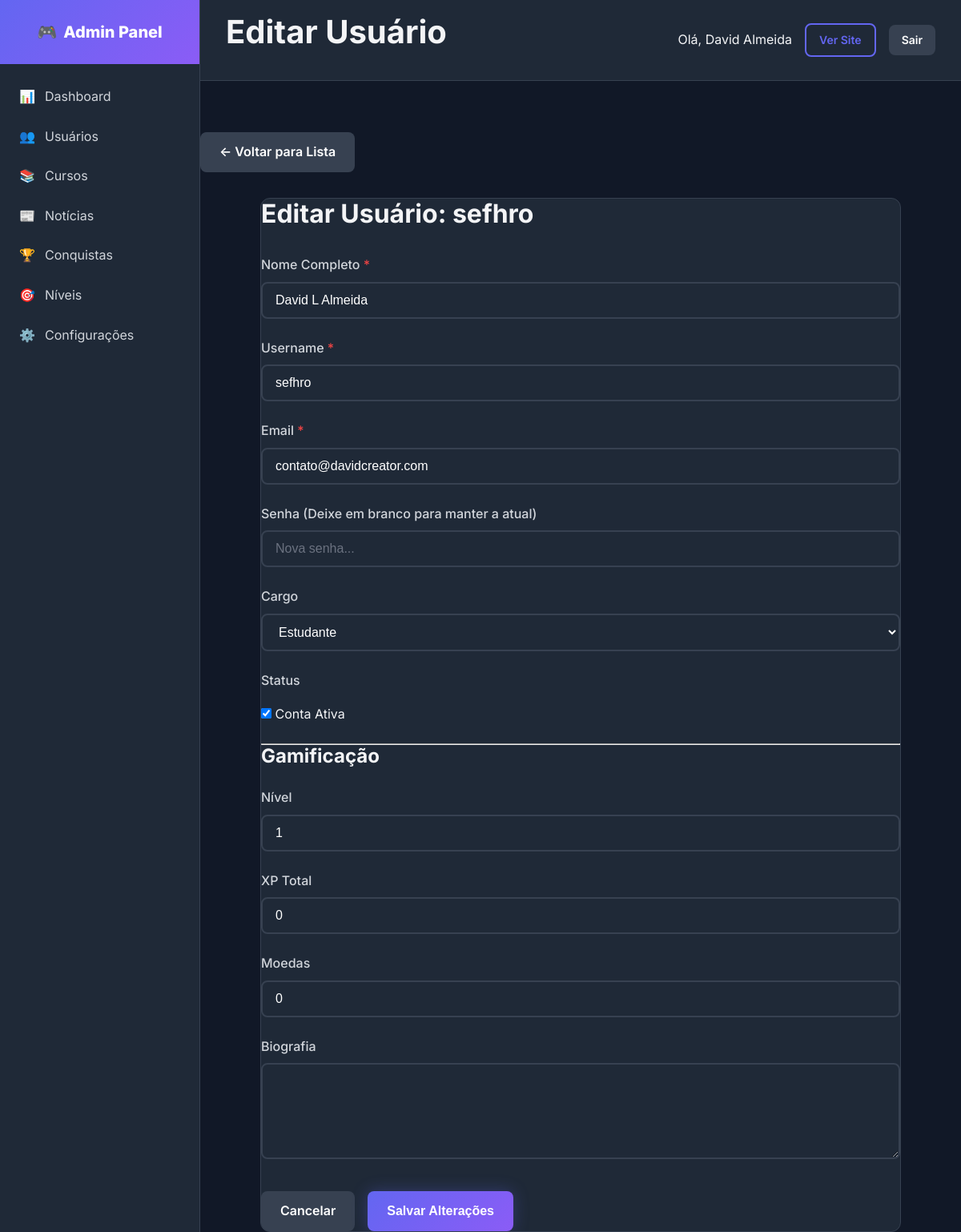
Screenshot of /admin/users/user-edit.php?id=2 (signed in) with the database file from the repository.
### tables this page shows
CREATE TABLE IF NOT EXISTS `users` (
  `id` int NOT NULL AUTO_INCREMENT,
  `username` varchar(50) NOT NULL,
  `email` varchar(100) NOT NULL,
  `password` varchar(255) NOT NULL,
  `full_name` varchar(100) NOT NULL,
  `avatar` varchar(255) DEFAULT 'default.png',
  `role` enum('student','instructor','admin') DEFAULT 'student',
  `xp_total` int DEFAULT '0',
  `level` int DEFAULT '1',
  `streak_days` int DEFAULT '0',
  `last_activity` date DEFAULT NULL,
  `coins` int DEFAULT '0',
  `bio` text,
  `github_url` varchar(255) DEFAULT NULL,
  `linkedin_url` varchar(255) DEFAULT NULL,
  `is_active` tinyint(1) DEFAULT '1',
  `email_verified` tinyint(1) DEFAULT '0',
  `created_at` timestamp NULL DEFAULT CURRENT_TIMESTAMP,
  `updated_at` timestamp NULL DEFAULT CURRENT_TIMESTAMP ON UPDATE CURRENT_TIMESTAMP,
  PRIMARY KEY (`id`),
  UNIQUE KEY `username` (`username`),
  UNIQUE KEY `email` (`email`),
  KEY `idx_username` (`username`),
  KEY `idx_email` (`email`),
  KEY `idx_xp` (`xp_total`)
);

### includes/functions.php (called while the page is built, shortened)
<?php
if (!function_exists('url')) {
    function url(string $path = ''): string {
        $baseUrl = defined('BASE_URL') ? BASE_URL : 'http://localhost/gamedev-academy/';
        return rtrim($baseUrl, '/') . '/' . ltrim($path, '/');
    }
}
if (!function_exists('asset')) {
    function asset(string $path): string {
        $path = ltrim($path, '/');
        $protocol = (!empty($_SERVER['HTTPS']) && $_SERVER['HTTPS'] === 'on') ? 'https://' : 'http://';
        $host = $_SERVER['HTTP_HOST'] ?? 'localhost';
        $scriptName = $_SERVER['SCRIPT_NAME'];
        $pathParts = explode('/', trim($scriptName, '/'));
        $projectFolder = $pathParts[0] ?? '';
        if (!empty($projectFolder) && $projectFolder !== 'index.php') {
            return $protocol . $host . '/' . $projectFolder . '/assets/' . $path;
        }
        return $protocol . $host . '/assets/' . $path;
    }
}
if (!function_exists('escape')) {
    function escape(?string $string): string {
        return htmlspecialchars($string, ENT_QUOTES | ENT_HTML5, 'UTF-8');
    }
}
?>

### classes/Database.php (called while the page is built, shortened)
<?php
class Database {
    private static $instance = null;
    private $pdo;
    private function __construct() {
        try {
            $dsn = "mysql:host=" . DB_HOST . ";dbname=" . DB_NAME . ";charset=" . DB_CHARSET;
            $options = [
                PDO::ATTR_ERRMODE => PDO::ERRMODE_EXCEPTION,
                PDO::ATTR_DEFAULT_FETCH_MODE => PDO::FETCH_ASSOC,
                PDO::ATTR_EMULATE_PREPARES => false,
            ];
            $this->pdo = new PDO($dsn, DB_USER, DB_PASS, $options);
        } catch (PDOException $e) {
            die("Erro de conexão: " . $e->getMessage());
        }
    }
    public static function getInstance(): self {
        if (self::$instance === null) {
            self::$instance = new self();
        }
        return self::$instance;
    }
    public function query(string $sql, array $params = []): PDOStatement {
        $stmt = $this->pdo->prepare($sql);
        $stmt->execute($params);
        return $stmt;
    }
    public function fetch(string $sql, array $params = []): ?array {
        return $this->query($sql, $params)->fetch() ?: null;
    }
}

### classes/Auth.php (called while the page is built, shortened)
<?php
require_once __DIR__ . '/Database.php';
require_once __DIR__ . '/User.php';
class Auth {
    private $user;
    public function __construct() {
        $this->user = new User();
    }
    public function isLoggedIn(): bool {
        if (isset($_SESSION['user_id'])) {
            return true;
        }
        return false;
    }
    public function getCurrentUser(): ?array {
        return $this->user->find($_SESSION['user_id']);
    }
}

### classes/User.php (called while the page is built, shortened)
<?php
class User {
    private $db;
    public function __construct() {
        $this->db = Database::getInstance();
    }
    public function find(int $id): ?array {
        return $this->db->fetch("SELECT * FROM users WHERE id = ?", [$id]);
    }
}

### admin/users/user-edit.php (the view, shortened to what this page needs)
<?php
$pageTitle = 'Editar Usuário';
include '../includes/header.php';
$id = intval($_GET['id'] ?? 0);
$userModel = new User();
$user = $userModel->find($id);
?>
<div class="mb-4">
    <a href="<?= url('admin/users.php') ?>" class="btn btn-secondary">← Voltar para Lista</a>
</div>
<div class="card p-4" style="max-width: 800px; margin: 0 auto;">
    <h2 class="mb-4">Editar Usuário: <?= escape($user['username']) ?></h2>
    <form method="POST">
        <div class="row">
            <div class="col-md-6 mb-3">
                <label class="form-label">Nome Completo <span class="text-danger">*</span></label>
                <input type="text" name="full_name" class="form-control"
                       value="<?= escape($user['full_name']) ?>" required>
            </div>
            <div class="col-md-6 mb-3">
                <label class="form-label">Username <span class="text-danger">*</span></label>
                <input type="text" name="username" class="form-control"
                       value="<?= escape($user['username']) ?>" required>
            </div>
        </div>
        <div class="mb-3">
            <label class="form-label">Email <span class="text-danger">*</span></label>
            <input type="email" name="email" class="form-control"
                   value="<?= escape($user['email']) ?>" required>
        </div>
        <div class="mb-3">
            <label class="form-label">Senha (Deixe em branco para manter a atual)</label>
            <input type="password" name="password" class="form-control"
                   placeholder="Nova senha...">
        </div>
        <div class="row">
            <div class="col-md-6 mb-3">
                <label class="form-label">Cargo</label>
                <select name="role" class="form-control">
                    <option value="student" <?= $user['role'] === 'student' ? 'selected' : '' ?>>Estudante</option>
                </select>
            </div>
            <div class="col-md-6 mb-3">
                <label class="form-label">Status</label>
                <div class="form-check mt-2">
                    <input type="checkbox" name="is_active" id="is_active" class="form-check-input"
                           <?= $user['is_active'] ? 'checked' : '' ?>>
                    <label class="form-check-label" for="is_active">Conta Ativa</label>
                </div>
            </div>
        </div>
        <hr class="my-4">
        <h3 class="mb-3">Gamificação</h3>
        <div class="row">
            <div class="col-md-4 mb-3">
                <label class="form-label">Nível</label>
                <input type="number" name="level" class="form-control" min="1"
                       value="<?= $user['level'] ?>">
            </div>
            <div class="col-md-4 mb-3">
                <label class="form-label">XP Total</label>
                <input type="number" name="xp_total" class="form-control" min="0"
                       value="<?= $user['xp_total'] ?>">
            </div>
            <div class="col-md-4 mb-3">
                <label class="form-label">Moedas</label>
                <input type="number" name="coins" class="form-control" min="0"
                       value="<?= $user['coins'] ?>">
            </div>
        </div>
        <div class="mb-3">
            <label class="form-label">Biografia</label>
            <textarea name="bio" class="form-control" rows="4"><?= escape($user['bio'] ?? '') ?></textarea>
        </div>
        <div class="d-flex justify-end gap-2 mt-4">
            <a href="<?= url('admin/users.php') ?>" class="btn btn-secondary">Cancelar</a>
            <button type="submit" class="btn btn-primary">Salvar Alterações</button>
        </div>
    </form>
</div>
<?php include '../includes/footer.php'; ?>

### admin/includes/header.php (shortened to what this page needs)
<?php
require_once __DIR__ . '/../../config/database.php';
require_once __DIR__ . '/../../classes/Database.php';
require_once __DIR__ . '/../../classes/User.php';
require_once __DIR__ . '/../../classes/Auth.php';
require_once __DIR__ . '/../../classes/News.php';
require_once __DIR__ . '/../../includes/functions.php';
$auth = new Auth();
$auth->requireAdmin();
$currentUser = $auth->getCurrentUser();
?>
<!DOCTYPE html>
<html lang="pt-BR">
<head>
    <link rel="stylesheet" href="<?= asset('css/main.css') ?>">
    <link rel="stylesheet" href="<?= asset('css/admin.css') ?>">
<?php
    if (class_exists('EditorJSLoader')) {
        EditorJSLoader::renderStyles();
    }
?>
</head>
<body>
    <div class="admin-layout">
        <?php include __DIR__ . '/sidebar.php'; ?>
        <main class="admin-main">
            <div class="admin-header">
                <h1><?= $pageTitle ?? 'Dashboard' ?></h1>
                <div class="d-flex align-center gap-2">
                    <span>Olá, <?= escape($currentUser['full_name']) ?></span>
                    <a href="<?= url() ?>" class="btn btn-sm btn-outline">Ver Site</a>
                    <a href="<?= url('logout.php') ?>" class="btn btn-sm btn-secondary">Sair</a>
                </div>
            </div>
            <div class="admin-content"></div>

### assets/css/main.css (style rules this page uses)
:root { --primary: #6366f1; --primary-dark: #4f46e5; --primary-light: #818cf8; --secondary: #10b981; --accent: #f59e0b; --danger: #ef4444; --warning: #f59e0b; --success: #10b981; --dark: #1e1e2e; --dark-light: #2a2a3e; --gray-900: #111827; --gray-800: #1f2937; --gray-700: #374151; --gray-600: #4b5563; --gray-500: #6b7280; --gray-400: #9ca3af; --gray-300: #d1d5db; --gray-200: #e5e7eb; --gray-100: #f3f4f6; --white: #ffffff; --gradient-primary: linear-gradient(135deg, #6366f1 0%, #8b5cf6 100%); --gradient-secondary: linear-gradient(135deg, #10b981 0%, #34d399 100%); --gradient-dark: linear-gradient(135deg, #1e1e2e 0%, #2a2a3e 100%); --gradient-hero: linear-gradient(135deg, #1e1e2e 0%, #2d1b69 50%, #1e1e2e 100%); --shadow-sm: 0 1px 2px rgba(0, 0, 0, 0.05); --shadow: 0 4px 6px -1px rgba(0, 0, 0, 0.1); --shadow-md: 0 10px 15px -3px rgba(0, 0, 0, 0.1); --shadow-lg: 0 20px 25px -5px rgba(0, 0, 0, 0.1); --shadow-glow: 0 0 20px rgba(99, 102, 241, 0.3); --radius-sm: 0.375rem; --radius: 0.5rem; --radius-lg: 0.75rem; --radius-xl: 1rem; --radius-full: 9999px; --transition: all 0.3s ease; --transition-fast: all 0.15s ease; }
* { margin: 0; padding: 0; box-sizing: border-box; }
html { scroll-behavior: smooth; }
body { font-family: 'Inter', -apple-system, BlinkMacSystemFont, 'Segoe UI', Roboto, sans-serif; background: var(--gray-900); color: var(--gray-100); line-height: 1.6; min-height: 100vh; }
a { color: var(--primary-light); text-decoration: none; transition: var(--transition-fast); }
h1, h2, h3, h4, h5, h6 { font-weight: 700; line-height: 1.2; margin-bottom: 0.5em; }
h1 { font-size: 2.5rem; }
h2 { font-size: 2rem; }
h3 { font-size: 1.5rem; }
.btn { display: inline-flex; align-items: center; justify-content: center; gap: 0.5rem; padding: 0.75rem 1.5rem; font-size: 1rem; font-weight: 600; border: none; border-radius: var(--radius); cursor: pointer; transition: var(--transition); text-decoration: none; }
.btn-primary { background: var(--gradient-primary); color: var(--white); box-shadow: var(--shadow-glow); }
.btn-secondary { background: var(--gray-700); color: var(--white); }
.btn-outline { background: transparent; border: 2px solid var(--primary); color: var(--primary); }
.btn-sm { padding: 0.5rem 1rem; font-size: 0.875rem; }
.form-label { display: block; margin-bottom: 0.5rem; font-weight: 500; color: var(--gray-300); }
.form-control { width: 100%; padding: 0.75rem 1rem; font-size: 1rem; color: var(--white); background: var(--gray-800); border: 2px solid var(--gray-700); border-radius: var(--radius); transition: var(--transition-fast); }
.form-control::placeholder { color: var(--gray-500); }
textarea.form-control { min-height: 120px; resize: vertical; }
select.form-control { cursor: pointer; }
.card { background: var(--gray-800); border-radius: var(--radius-lg); border: 1px solid var(--gray-700); overflow: hidden; transition: var(--transition); }
.text-danger { color: var(--danger); }
.mt-2 { margin-top: 1rem; }
.mt-4 { margin-top: 2rem; }
.mb-3 { margin-bottom: 1.5rem; }
.mb-4 { margin-bottom: 2rem; }
.d-flex { display: flex; }
.align-center { align-items: center; }
.gap-2 { gap: 1rem; }

### assets/css/admin.css (style rules this page uses)
.admin-layout { display: flex; min-height: 100vh; }
.admin-main { flex: 1; margin-left: 250px; min-height: 100vh; background: var(--gray-900); }
.admin-header { background: var(--gray-800); border-bottom: 1px solid var(--gray-700); padding: 1rem 2rem; display: flex; justify-content: space-between; align-items: center; }
.admin-content { padding: 2rem; }

### rows the page displays
users: full_name "David Almeida"
users: username "sefhro", full_name "David L Almeida", email "contato@davidcreator.com", role "Estudante", is_active "☑", level "1", xp_total "0", coins "0"

### other values shown
$pageTitle "Editar Usuário"
